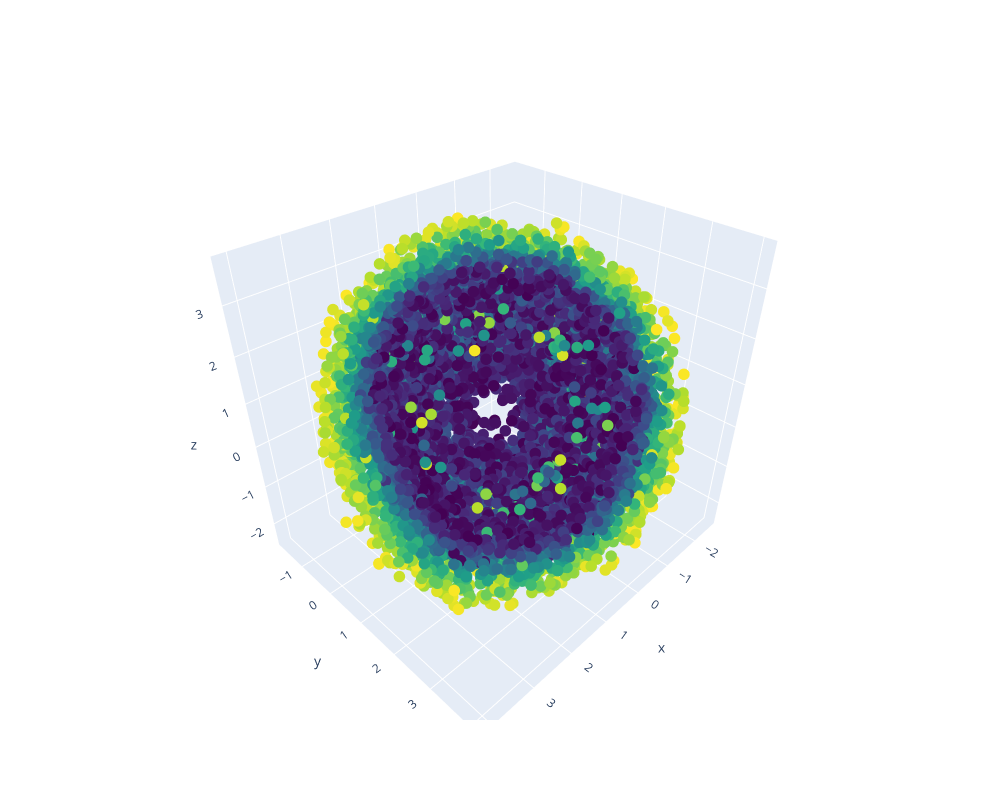

Notebook source saved alongside this figure:
### Code cell
# conserved_quantities = [phi0_c_values, energy_c_values, angular_momentum_c_values]
color = conserved_quantities[1]

fig = go.Figure(
        data=[go.Scatter3d(
        x=dims[0],
        y=dims[1],
        z=dims[2],
        mode='markers',
        marker=dict(
            size=4,
            color=color, # set color to an array/list of desired values
            colorscale='viridis',
            opacity=1
        )
    )],
    layout=go.Layout(height=800, width=1000)
)
fig.show()

### Figure 1 — Plotly figure (JSON) as saved in the notebook; plotly's stock layout.template omitted (floating-point values rounded to 4 significant figures; data arrays with more than 128 entries replaced by an {"elided": "..."} marker saying what was removed)
{"data": [{"marker": {"color": {"elided": "10000 float values"}, "colorscale": [[0, "#440154"], [0.1111, "#482878"], [0.2222, "#3e4989"], [0.3333, "#31688e"], [0.4444, "#26828e"], [0.5556, "#1f9e89"], [0.6667, "#35b779"], [0.7778, "#6ece58"], [0.8889, "#b5de2b"], [1, "#fde725"]], "opacity": 1, "size": 4}, "mode": "markers", "type": "scatter3d", "x": {"elided": "10000 float values"}, "y": {"elided": "10000 float values"}, "z": {"elided": "10000 float values"}}], "layout": {"height": 800, "scene": {"aspectmode": "auto", "aspectratio": {"x": 1.076, "y": 0.9368, "z": 0.9925}}, "width": 1000}}
